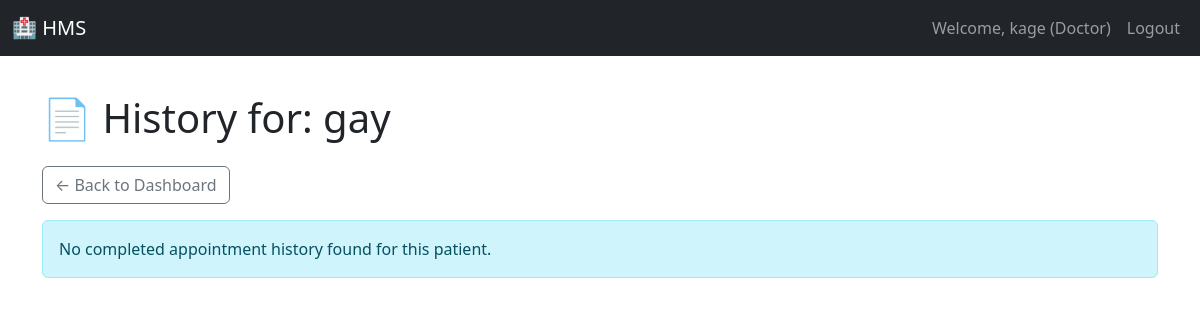
The page /doctor/patient_history/3 (signed in) on the database as committed earlier.
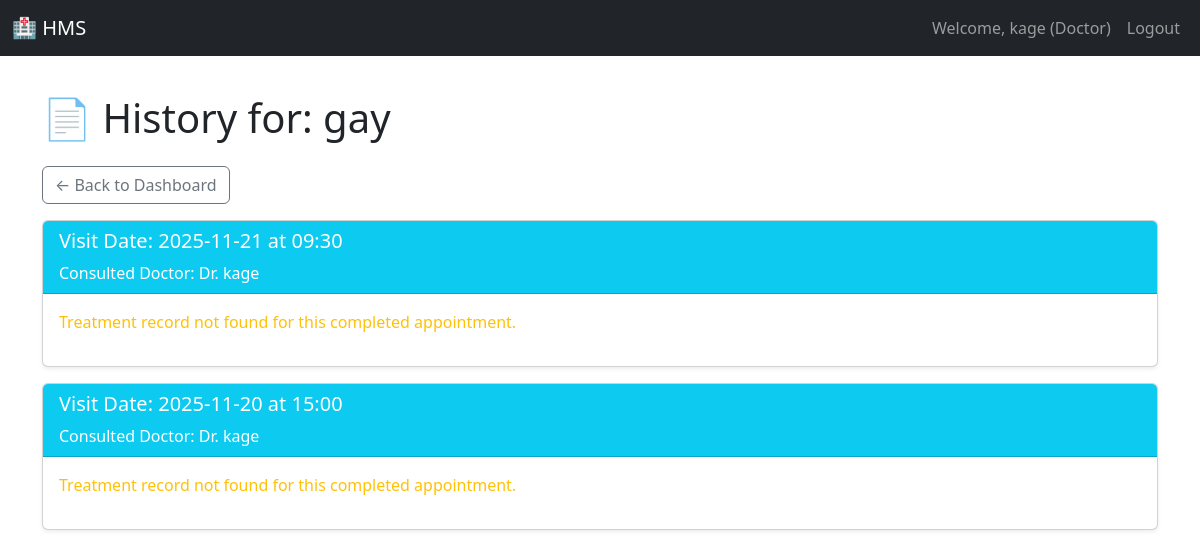
The same page on the database as committed later.
### models.py (models this page shows)
class Appointment(db.Model):
    __tablename__ = 'appointment'
    id = db.Column(db.Integer, primary_key=True)
    patient_id = db.Column(db.Integer, db.ForeignKey('patient.user_id'), nullable=False)
    doctor_id = db.Column(db.Integer, db.ForeignKey('doctor.user_id'), nullable=False)
    date = db.Column(db.String(10), nullable=False)
    time = db.Column(db.String(5), nullable=False)
    status = db.Column(db.String(20), default='Booked') # Booked, Completed, Cancelled
    __table_args__ = (db.UniqueConstraint('doctor_id', 'date', 'time', name='_doctor_time_uc'),)
    treatment_record = db.relationship('Treatment', backref='appointment', uselist=False)

class User(UserMixin, db.Model):
    __tablename__ = 'user'
    id = db.Column(db.Integer, primary_key=True)
    username = db.Column(db.String(80), unique=True, nullable=False)
    password_hash = db.Column(db.String(128), nullable=False)
    role = db.Column(db.String(10), nullable=False)  # Admin, Doctor, Patient
    name = db.Column(db.String(100), nullable=False)
    contact_info = db.Column(db.String(100))
    is_active = db.Column(db.Boolean, default=True) # Used for blacklist/deactivation
    doctor_profile = db.relationship('Doctor', backref='user', uselist=False)
    patient_profile = db.relationship('Patient', backref='user', uselist=False)

### app.py (the view)
@app.route('/doctor/patient_history/<int:patient_id>')
@role_required('Doctor')
def doctor_view_patient_history(patient_id):
    patient_user = User.query.get_or_404(patient_id)
    if patient_user.role != 'Patient':
        abort(404)
    history = Appointment.query.filter(
        Appointment.patient_id == patient_id,
        Appointment.status == 'Completed'
    ).order_by(Appointment.date.desc(), Appointment.time.desc()).all()
    return render_template('doctor_patient_history.html',
                           patient_name=patient_user.name,
                           history=history)

### app.py (called while the page is built)
@login_manager.user_loader
def load_user(user_id):
    return User.query.get(int(user_id))

def role_required(role):
    def wrapper(func):
        @login_required
        @functools.wraps(func) # <<< THIS LINE IS THE FIX
        def decorated_view(*args, **kwargs):
            if current_user.role != role:
                flash('Access denied. You do not have the required permissions.', 'danger')
                return redirect(url_for('dashboard'))
            return func(*args, **kwargs)
        return decorated_view
    return wrapper

### templates/doctor_patient_history.html (shortened to what this page needs)
{% extends "base.html" %}
{% block content %}
<h1 class="mb-4">📄 History for: {{ patient_name }}</h1>
<a href="{{ url_for('doctor_dashboard') }}" class="btn btn-outline-secondary mb-3">← Back to Dashboard</a>
{% for appt in history %}
<div class="card mb-3 shadow-sm">
    <div class="card-header bg-info text-white">
        <h5>Visit Date: {{ appt.date }} at {{ appt.time }}</h5>
        <p class="m-0">Consulted Doctor: Dr. {{ appt.doctor.user.name }}</p>
    </div>
    <div class="card-body">
        {% if appt.treatment_record %}
            <div class="row">
                <div class="col-md-6">
                    <h6>🩺 Diagnosis:</h6>
                    <p>{{ appt.treatment_record.diagnosis | default("N/A", true) }}</p>
                </div>
                <div class="col-md-6">
                    <h6>💊 Prescription:</h6>
                    <p class="border p-2 bg-light">{{ appt.treatment_record.prescription | default("No prescription recorded.", true) }}</p>
                </div>
            </div>
            <h6>📝 Doctor's Notes:</h6>
            <p class="text-muted small">{{ appt.treatment_record.notes | default("No additional notes.", true) }}</p>
        {% else %}
            <p class="text-warning">Treatment record not found for this completed appointment.</p>
        {% endif %}
    </div>
</div>
{% else %}
<div class="alert alert-info">No completed appointment history found for this patient.</div>
{% endfor %}
{% endblock %}

Rows that differ between the two databases and show on the page:
added Appointment: date "2025-11-21", time "09:30", doctor.user.name "kage"
now on this page (row edited): Appointment: date "2025-11-20", time "15:00", doctor.user.name "kage"
Other text that changed with them:
text no longer shown: "No completed appointment history found for this patient."
